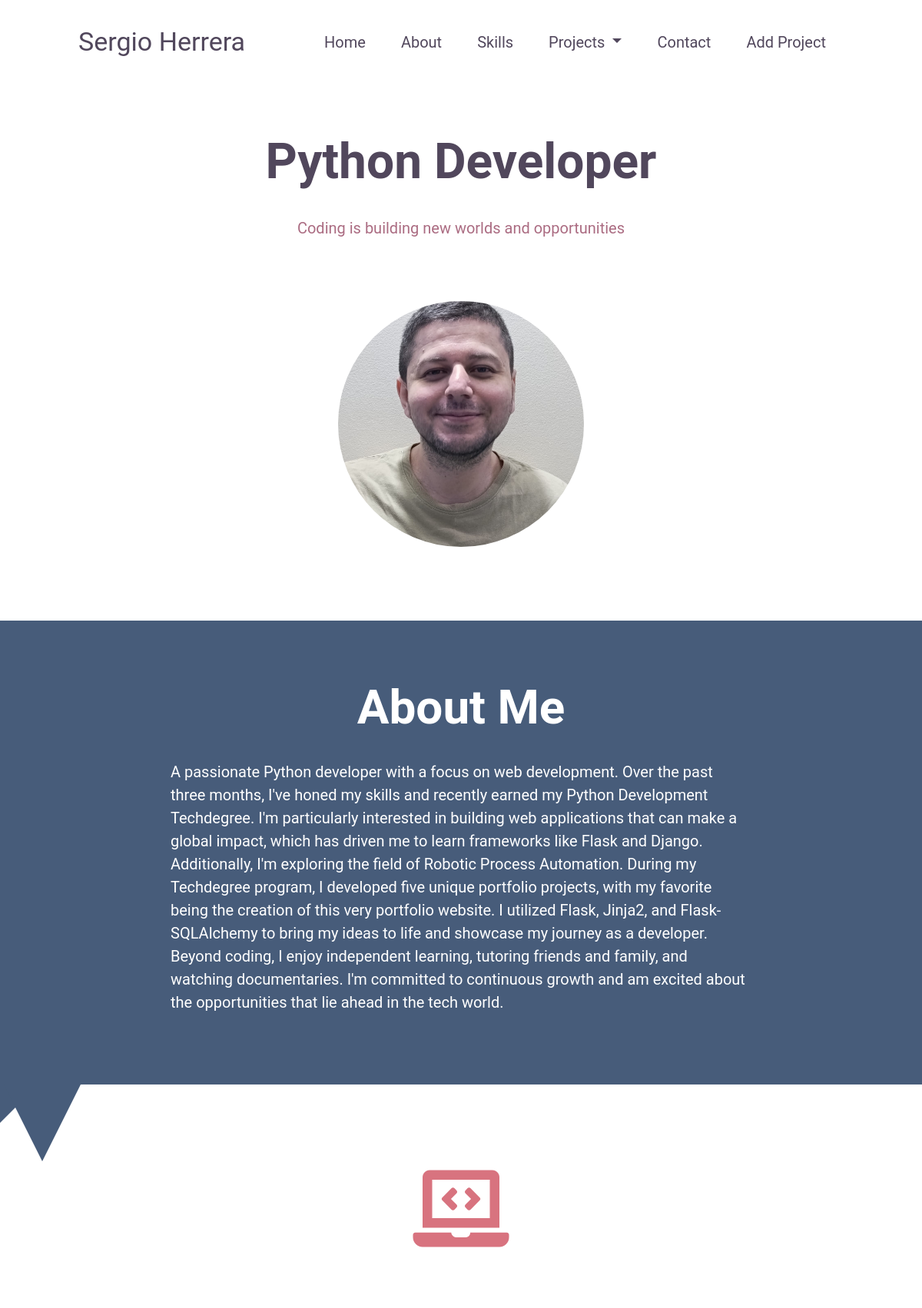
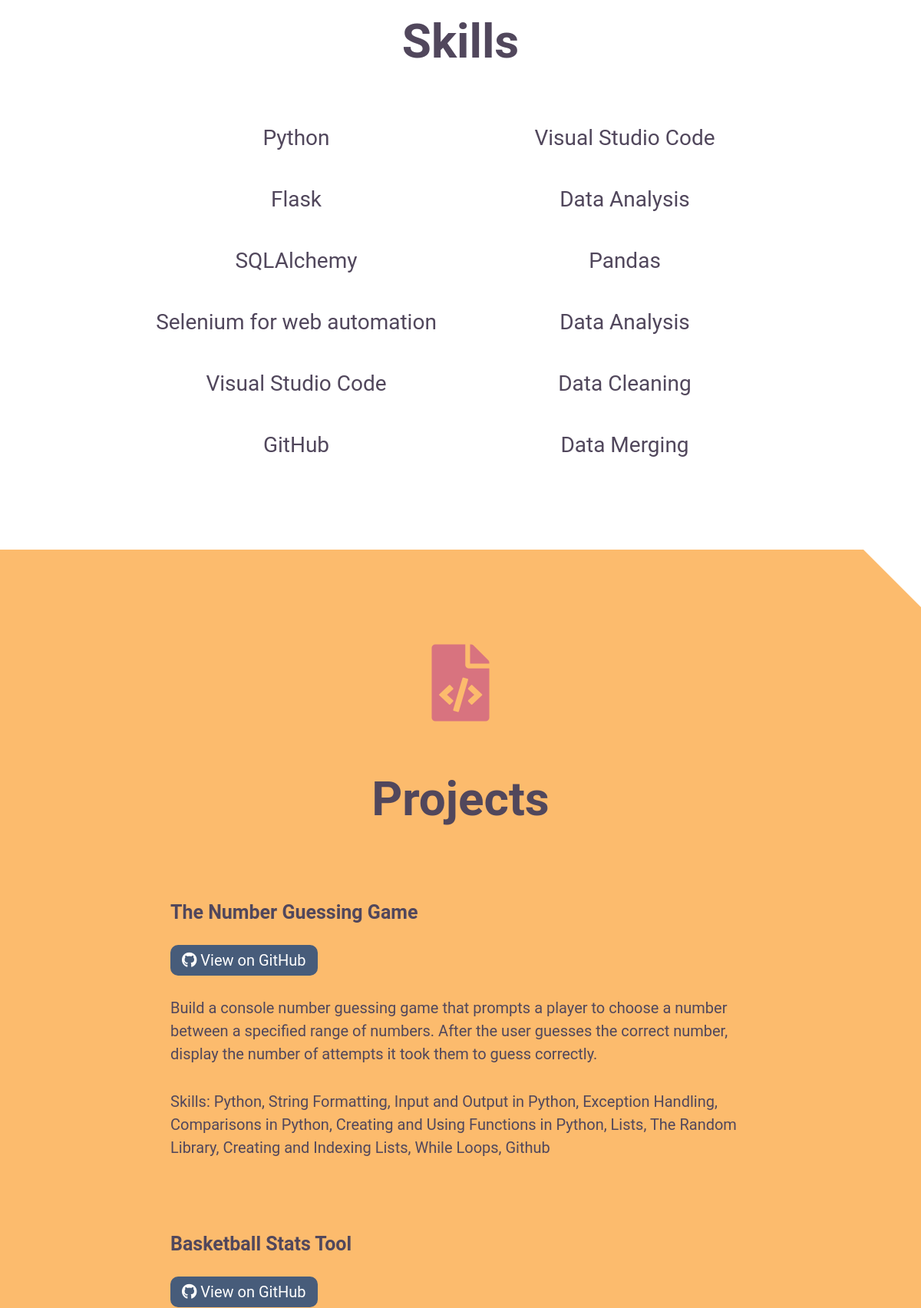
The page / (upper part) on the database its author committed (2 pictures, top to bottom).
### models.py (models this page shows, shortened)
class Project(db.Model):
    __tablename__ = 'my_projects'
    id = db.Column(db.Integer, primary_key=True)  # primary key
    title=db.Column('Title', db.String())
    date = db.Column('Date',  db.DateTime, default=datetime.datetime.now)
    description=db.Column('Description', db.String())
    skills_practiced = db.Column('Skills Practice', db.String())
    url = db.Column('GitHub Repo', db.String())

### app.py (the view)
@app.route('/', methods=['GET', 'POST'])
def index():
    projects = db.session.query(Project).all()
    return render_template('index.html', projects=projects)

### templates/index.html (shortened to what this page needs)
{% extends 'layout.html' %} {% block content %}
<section class="header">
  <h1>Python Developer</h1>
  <p>Coding is building new worlds and opportunities</p>
  <img src="static/picture.jpeg" alt="Headshot of myself" />
</section>
<section id="about">
  <h2>About Me</h2>
  <p>
    A passionate Python developer with a focus on web development. Over the past
    three months, I've honed my skills and recently earned my Python Development
    Techdegree. I'm particularly interested in building web applications that
    can make a global impact, which has driven me to learn frameworks like Flask
    and Django. Additionally, I'm exploring the field of Robotic Process
    Automation. During my Techdegree program, I developed five unique portfolio
    projects, with my favorite being the creation of this very portfolio
    website. I utilized Flask, Jinja2, and Flask-SQLAlchemy to bring my ideas to
    life and showcase my journey as a developer. Beyond coding, I enjoy
    independent learning, tutoring friends and family, and watching
    documentaries. I'm committed to continuous growth and am excited about the
    opportunities that lie ahead in the tech world.
  </p>
  <div id="triangle1"></div>
  <div id="triangle2"></div>
</section>
<section id="skills">
  <i class="fas fa-laptop-code"></i>
  <h2>Skills</h2>
  <ul>
    <li>Python</li>
    <li>Flask</li>
    <li>SQLAlchemy</li>
    <li>Selenium for web automation</li>
    <li>Visual Studio Code</li>
    <li>GitHub</li>
    <li>Visual Studio Code</li>
    <li>Data Analysis</li>
    <li>Pandas</li>
    <li>Data Analysis</li>
    <li>Data Cleaning</li>
    <li>Data Merging</li>
  </ul>
</section>
<section id="projects">
  <div id="triangle3"></div>
  <i class="fas fa-file-code"></i>
  <h2>Projects</h2>
  <div id="project-list">
    {% for project in projects %}
    <div id="project1" class="a-project">
      <h3>{{project.title}}</h3>
      <a href="{{project.url}}" class="github-btn">
        <i class="fab fa-github"></i>
        View on GitHub
      </a>
      <p>{{project.description}}</p>
      <p>Skills: {{project.skills_practiced}}</p>
    </div>
    {% endfor %}
  </div>
</section>
{% endblock content %}

### templates/layout.html (shortened to what this page needs)
<!DOCTYPE html>
<html lang="eng">
    <head>
        <link rel="stylesheet" href="https://cdnjs.cloudflare.com/ajax/libs/font-awesome/5.15.3/css/all.min.css">
        <link href="https://cdn.jsdelivr.net/npm/bootstrap@5.0.0-beta2/dist/css/bootstrap.min.css" rel="stylesheet">
        <link rel="stylesheet" href="/static/styles.css">
    </head>
     <body>
        <section class="navigation">
            <nav class="navbar navbar-expand-lg">
                <div class="container-fluid">
                  <a class="navbar-brand" href="#">Sergio Herrera</a>
                  <div class="collapse navbar-collapse" id="navbarContent">
                    <ul class="navbar-nav me-auto mb-2 mb-lg-0">
                      <li class="nav-item">
                        <a class="nav-link active" aria-current="page" href="{{url_for('index')}}">Home</a>
                      </li>
                      <li class="nav-item">
                        <a class="nav-link" href="{{url_for('about')}}">About</a>
                      </li>
                      <li class="nav-item">
                        <a class="nav-link" href="{{url_for('index')+'#skills'}}">Skills</a>
                      </li>
                      <li class="nav-item dropdown">
                        <a class="nav-link dropdown-toggle" href="#" id="navbarDropdown" role="button" data-bs-toggle="dropdown" aria-expanded="false">
                          Projects
                        </a>
                      <li class="nav-item">
                        <a class="nav-link" href="{{url_for('index')+'#contact'}}">Contact</a>
                      </li>
                      <li class="nav-item">
                        <a class="nav-link" href="{{url_for('create')}}">Add Project</a>
                      </li>
                    </ul>
                  </div>
                </div>
            </nav>
        </section>
        {% block content %}
        {% endblock content %}
    </body>
</html>

### static/styles.css (style rules this page uses)
:root { --primary-text: #51475c; --secondary-text: #ab6c82; --primary: #475c7a; --secondary: #fcbb6d; --accent: #d8737f; --white: #fff; }
* { font-family: "Roboto", Arial, Helvetica, sans-serif; color: var(--primary-text); }
p, li, a { font-size: 20px; }
h2 { font-size: 30px; font-weight: bold; }
h3 { font-size: 25px; font-weight: bold; }
body { overflow-x: hidden; }
nav { margin-top: 1rem; }
.navbar-brand { color: var(--primary-text); font-size: 20px; }
.nav-item a { color: var(--primary-text); font-size: 20px; }
.header { margin-left: 5%; margin-right: 5%; margin-top: 5rem; text-align: center; }
.header h1 { font-size: 32px; font-weight: bold; }
.header p { font-size: 20px; color: var(--secondary-text); }
.header img { height: 180px; width: 180px; border-radius: 100%; object-fit: cover; margin-bottom: 6rem; margin-top: 4rem; }
#about { text-align: center; background-color: var(--primary); padding: 5%; position: relative; }
#triangle1 { display: inline-block; width: 0; height: 0; border-left: 50px solid var(--primary); border-bottom: 50px solid transparent; position: absolute; bottom: -50px; left: 0; }
#triangle2 { display: inline-block; width: 0; height: 0; border-left: 50px solid transparent; border-right: 50px solid transparent; border-top: 100px solid var(--primary); position: absolute; bottom: -100px; left: 5px; }
#about h2, #about p { color: var(--white); margin: auto; }
#about h2 { margin-top: 1rem; margin-bottom: 2rem; }
#about p { text-align: left; margin-bottom: 2rem; }
#skills { margin-top: 7rem; text-align: center; }
#skills .fas { color: var(--accent); font-size: 34px; margin-bottom: 2rem; }
#skills h2 { margin-bottom: 3rem; }
#skills ul { padding: 0%; margin-bottom: 6rem; }
#skills li { list-style-type: none; line-height: 50px; }
#projects { background-color: var(--secondary); position: relative; text-align: center; padding: 5%; }
#triangle3 { position: absolute; width: 0; height: 0; border-top: 75px solid var(--white); border-left: 75px solid transparent; right: 0; top: 0; }
#projects .fas { font-size: 34px; margin-bottom: 2rem; margin-top: 4rem; color: var(--accent); }
#projects .a-project { text-align: left; margin-left: 5%; margin-right: 5%; }
#projects .a-project h3 { margin-bottom: 2rem; margin-top: 3rem; }
.github-btn { border-radius: 10px; background-color: var(--primary); padding: 8px 15px; color: var(--white); text-decoration: none; }
.github-btn i { color: var(--white); }
#projects .a-project p { margin-top: 2rem; }
@media (min-width: 992px) { h2 { font-size: 62px; } }
@media (min-width: 992px) { .header h1 { font-size: 64px; margin-bottom: 2rem; } }
@media (min-width: 992px) { .header img { height: 320px; width: 320px; } }
@media (min-width: 992px) { .navigation { width: fit-content; margin: auto; } }
@media (min-width: 992px) { .navigation .navbar-brand { margin-right: 5rem; font-size: 34px; } }
@media (min-width: 992px) { .navigation .nav-item { padding-left: 5px; padding-right: 5px; } }
@media (min-width: 992px) { #about, #projects, #contact, #about-page { padding: 5% 15%; } }
@media (min-width: 992px) { #about p { padding-left: 5%; padding-right: 5%; } }
@media (min-width: 992px) { #skills .fas, #projects .fa-file-code, #contact .fa-paper-plane { font-size: 100px; margin-bottom: 4rem; } }
@media (min-width: 992px) { #skills .fas { margin-bottom: 6rem; } }
@media (min-width: 992px) { #skills ul { -webkit-column-count: 2; -moz-column-count: 2; column-count: 2; margin-left: 15%; margin-right: 15%; } }
@media (min-width: 1200px) { .navigation .nav-item { padding-left: 15px; padding-right: 15px; } }
@media (min-width: 1200px) { #skills li { font-size: 28px; line-height: 80px; } }
@media (min-width: 1200px) { #projects h2 { margin-bottom: 6rem; } }
@media (min-width: 1200px) { #projects .a-project { margin-bottom: 6rem; } }

### rows shown on the page
Project: title "The Number Guessing Game", description "Build a console number guessing game that prompts a player to choose a number between a specified range of numbers. After the user guesses the correct number, display the number of attempts it took them to guess correctly.", skills_practiced "Python, String Formatting, Input and Output in Python, Exception Handling, Comparisons in Python, Creating and Using Functions in Python, Lists, The Random Library, Creating and Indexing Lists, While Loops, Github"
Project: title "Basketball Stats Tool"
